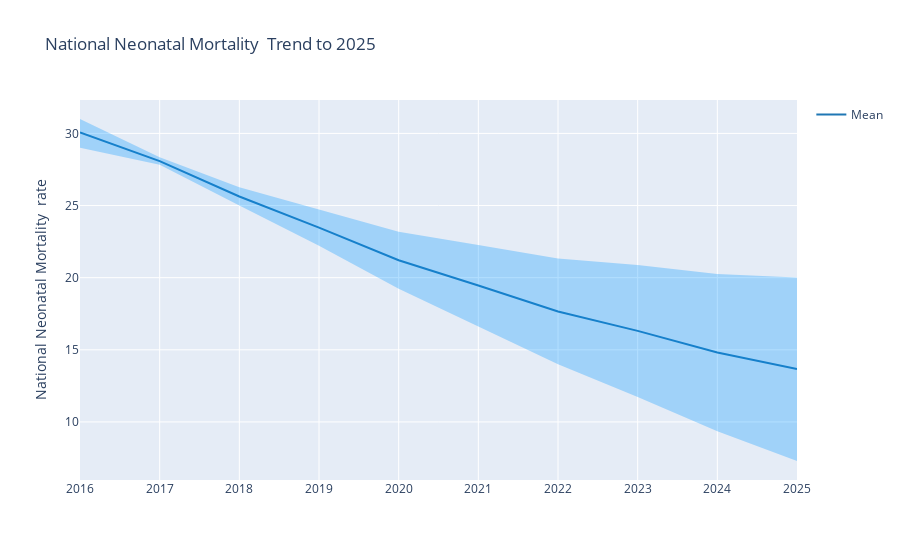

The notebook cell saved with this chart:
### Code cell


### Figure 1 — Plotly figure (JSON) as saved in the notebook; plotly's stock layout.template omitted (floating-point values rounded to 4 significant figures)
{"data": [{"line": {"color": "rgb(31, 119, 180)"}, "mode": "lines", "name": "Mean", "type": "scatter", "x": [2016, 2017, 2018, 2019, 2020, 2021, 2022, 2023, 2024, 2025], "y": [30.07, 28.08, 25.63, 23.47, 21.21, 19.46, 17.65, 16.31, 14.81, 13.66]}, {"line": {"width": 0}, "marker": {"color": "#444"}, "mode": "lines", "name": "Upper Bound", "showlegend": false, "type": "scatter", "x": [2016, 2017, 2018, 2019, 2020, 2021, 2022, 2023, 2024, 2025], "y": [31, 28.34, 26.27, 24.73, 23.19, 22.27, 21.33, 20.88, 20.26, 20.02]}, {"fill": "tonexty", "fillcolor": "rgba(0, 150, 255, 0.3)", "line": {"width": 0}, "marker": {"color": "#444"}, "mode": "lines", "name": "Lower Bound", "showlegend": false, "type": "scatter", "x": [2016, 2017, 2018, 2019, 2020, 2021, 2022, 2023, 2024, 2025], "y": [29, 27.82, 25, 22.21, 19.24, 16.63, 13.99, 11.73, 9.35, 7.29]}], "layout": {"hovermode": "x", "title": {"text": "National Neonatal Mortality  Trend to 2025"}, "yaxis": {"title": {"text": "National Neonatal Mortality  rate  "}}}}
